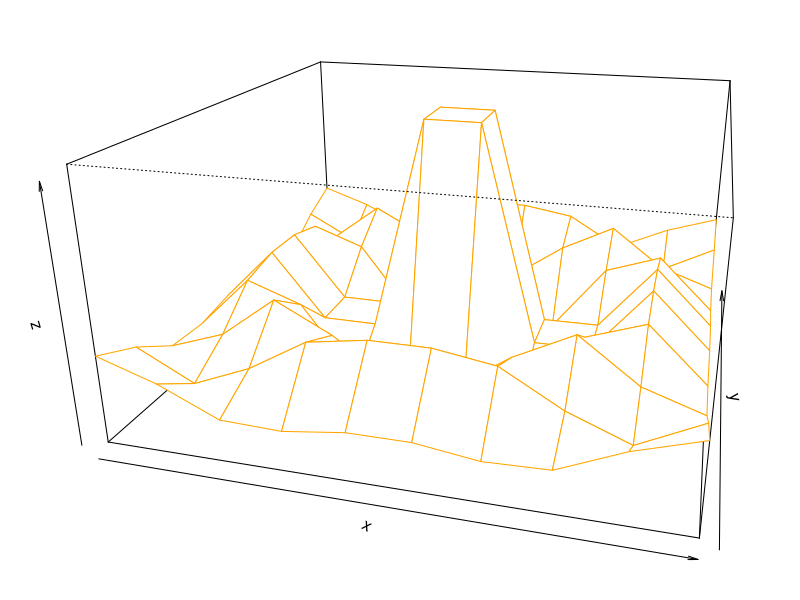

Write the R code that produced this figure. (Note: this script raises an error after producing the figure.)
testPersp = function(theta=120, phi = 20, expand = 0.5, col = 'White',
                        box = TRUE, border = 'orange', 
                        ticktype = 'simple', nticks = 5, ...) {
    x = seq(-10,10,length = 10)
    y = seq(-10,10,length = 10)
    f <- function(x, y) { r <- sqrt(x^2+y^2); 10 * sin(r)/r }
    z <- outer(x, y, f)
    z[is.na(z)] <- 1
    par(mar = c(2,2,2,2))
    trans <- persp(x, y, z, theta = theta, 
                   phi = phi, expand = expand, 
                   col = col, box = box, border = border, 
                   ticktype = ticktype, nticks = nticks, ...)
                   
    trans
}

echoTest = function(trans = trans) {
    plot = recordPlot()
    plotInfo = perInit(plot, trans = trans, newpage = TRUE)
    per(plot = plotInfo)
    grid.text('gird', x = unit(0.01, 'npc'), y = unit(0.9, 'npc'))
}

## test on theta
	trans = testPersp(15)
	echoTest(trans)

	trans = testPersp(60)
	echoTest(trans)

	trans = testPersp(120)
	echoTest(trans)

	trans = testPersp(160)
	echoTest(trans)

	trans = testPersp(220)
	echoTest(trans)

	trans = testPersp(280)
	echoTest(trans)

	trans = testPersp(350)
	echoTest(trans)


## test on phi
	trans = testPersp(phi = 15)
	echoTest(trans)

	trans = testPersp(phi = 22.5)
	echoTest(trans)

	trans = testPersp(phi = 50)
	echoTest(trans)

	trans = testPersp(phi =80)
	echoTest(trans)

	trans = testPersp(phi = 120)
	echoTest(trans)

	trans = testPersp(phi =310)
	echoTest(trans)

	trans = testPersp(phi = 720)
	echoTest(trans)


## test on expand
	trans = testPersp(expand = 0.01)
	echoTest(trans)

	trans = testPersp(expand = 0.2)
	echoTest(trans)

	trans = testPersp(expand = 0.35)
	echoTest(trans)

	trans = testPersp(expand = 2)
	echoTest(trans)

	trans = testPersp(expand = 5)
	echoTest(trans)

	trans = testPersp(expand = 10)
	echoTest(trans)

	trans = testPersp(expand = 100)
	echoTest(trans)

## test on lim
	trans = testPersp(xlim = c(-5,5),col = 2)
	echoTest(trans)

	trans = testPersp(ylim = c(-5,5))
	echoTest(trans)

	trans = testPersp(zlim = c(-5,5))
	echoTest(trans)

## test on label
	trans = testPersp(xlab = 'xx', ylab = 'yy', zlab = 'zz')
	echoTest(trans)

## test on r
	trans = testPersp(r = 5)
	echoTest(trans)

	trans = testPersp(r = 10)
	echoTest(trans)

	trans = testPersp(r = 20)
	echoTest(trans)

##test on d
	trans = testPersp(d = 0.5)
	echoTest(trans)

	trans = testPersp(d = 0)
	echoTest(trans)

	trans = testPersp(d = 1)
	echoTest(trans)

## test on scale
	trans = testPersp(scale = FALSE)
	echoTest(trans)

	trans = testPersp(scale = TRUE)
	echoTest(trans)

## test on expand
	trans = testPersp(expand = 0.5)
	echoTest(trans)

	trans = testPersp(expand = 1)
	echoTest(trans)

	trans = testPersp(expand = 0.25)
	echoTest(trans)

	trans = testPersp(d = 2)
	echoTest(trans)

## test on col
	trans = testPersp(col = 1)
	echoTest(trans)

	trans = testPersp(col = 'blue')
	echoTest(trans)

	trans = testPersp(col = 1:5)
	echoTest(trans)

	trans = testPersp(col = 1:10)
	echoTest(trans)

	trans = testPersp(col = 1:100)
	echoTest(trans)

## test on border
	trans = testPersp(border = 1)
	echoTest(trans)

	trans = testPersp(border = 'brown')
	echoTest(trans)

	trans = testPersp(border = 5:6)
	echoTest(trans)

## test on axes
	trans = testPersp(axes = TRUE)
	echoTest(trans)

	trans = testPersp(axes = FALSE)
	echoTest(trans)

## if box = False then not drawing any axes even axes = TRUE
	trans = testPersp(box = FALSE, axes = TRUE)
	echoTest(trans)

	trans = testPersp(box = FALSE, axes = FALSE)
	echoTest(trans)

## test on ticktype
	trans = testPersp(ticktype = 'detail', axes = TRUE, box = FALSE)
	echoTest(trans)
